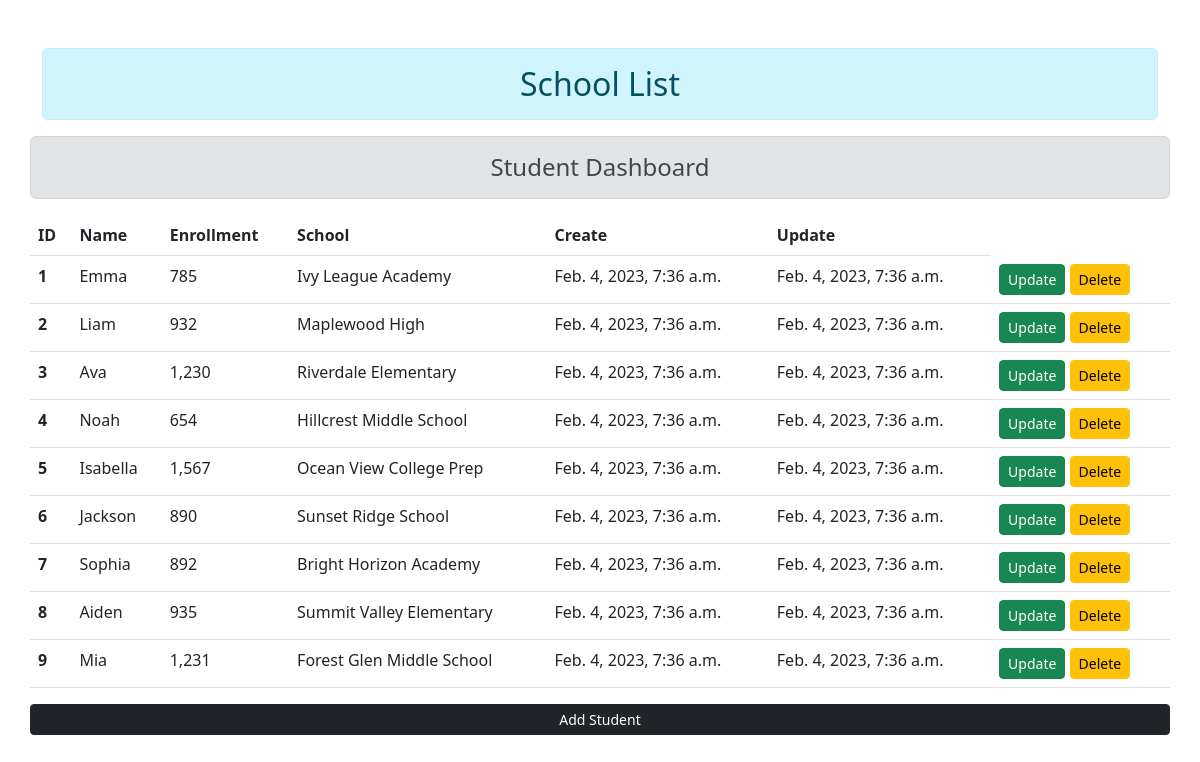
The page /student/ on the database its author committed.
### mainapp/models.py (models this page shows, shortened)
class Student(models.Model):
    id = models.AutoField(primary_key=True)
    name = models.CharField(max_length=100)
    enrollment = models.CharField(max_length=100, unique=True)
    school = models.ForeignKey(School, on_delete=models.CASCADE)
    create_at = models.DateTimeField(default=timezone.now())
    update_at = models.DateTimeField(default=timezone.now())

class School(models.Model):
    id = models.AutoField(primary_key=True)
    name = models.CharField(max_length=100)
    create_at = models.DateTimeField(default=timezone.now())
    update_at = models.DateTimeField(default=timezone.now())
    def __str__(self):
        return self.name

### mainapp/views.py (the view)
# urls.py: path('student/', views.student_view, name='student_view'),
def student_view(request):
    student_name = Student.objects.all()
    return render(request, 'studentaap/index.html', {'student_name': student_name})

### templates/studentaap/index.html (shortened to what this page needs)
{% extends 'schoolapp/base.html' %}
{% block content %}
    <div class="row">
        <h4 class="text-center alert alert-secondary">Student Dashboard</h4>
        {% if student_name %}
            <table class="table table-hover">
                <thead>
                <tr>
                    <th scope="col">ID</th>
                    <th scope="col">Name</th>
                    <th scope="col">Enrollment</th>
                    <th scope="col">School</th>
                    <th scope="col">Create</th>
                    <th scope="col">Update</th>
                </tr>
                </thead>
                <tbody id="students">
                {% for student in student_name %}
                    <tr>
                        <th scope="row">{{ student.id }}</th>
                        <td>{{ student.name }}</td>
                        <td>{{ student.enrollment }}</td>
                        <td>{{ student.school }}</td>
                        <td>{{ student.create_at }}</td>
                        <td>{{ student.update_at }}</td>
                        <td>
                            <a href="{% url 'student_update_view' student.id %}"
                               class="btn btn-success btn-sm">Update</a>
                            <form action="{% url 'student_delete_view' student.id %}" method="post"
                                  class="d-inline">{% csrf_token %}
                                <input type="submit" class="btn btn-warning btn-sm" value="Delete">
                            </form>
                        </td>
                    </tr>
                {% endfor %}
                </tbody>
            </table>
        {% endif %}
        <a href="{% url 'student_insert' %}" class="text-center btn btn-dark btn-sm">Add Student</a>
    </div>
    <br>
    <br>
{% endblock %}

### rows shown on the page
Student: id "1", name "Emma", enrollment "785", school "Ivy League Academy", create_at "Feb. 4, 2023, 7:36 a.m.", update_at "Feb. 4, 2023, 7:36 a.m."
Student: id "2", name "Liam", enrollment "932", school "Maplewood High", create_at "Feb. 4, 2023, 7:36 a.m.", update_at "Feb. 4, 2023, 7:36 a.m."
Student: id "3", name "Ava", enrollment "1,230", school "Riverdale Elementary", create_at "Feb. 4, 2023, 7:36 a.m.", update_at "Feb. 4, 2023, 7:36 a.m."
Student: id "4", name "Noah", enrollment "654", school "Hillcrest Middle School", create_at "Feb. 4, 2023, 7:36 a.m.", update_at "Feb. 4, 2023, 7:36 a.m."
Student: id "5", name "Isabella", enrollment "1,567", school "Ocean View College Prep", create_at "Feb. 4, 2023, 7:36 a.m.", update_at "Feb. 4, 2023, 7:36 a.m."
Student: id "6", name "Jackson", enrollment "890", school "Sunset Ridge School", create_at "Feb. 4, 2023, 7:36 a.m.", update_at "Feb. 4, 2023, 7:36 a.m."
Student: id "7", name "Sophia", enrollment "892", school "Bright Horizon Academy", create_at "Feb. 4, 2023, 7:36 a.m.", update_at "Feb. 4, 2023, 7:36 a.m."
Student: id "8", name "Aiden", enrollment "935", school "Summit Valley Elementary", create_at "Feb. 4, 2023, 7:36 a.m.", update_at "Feb. 4, 2023, 7:36 a.m."
Student: id "9", name "Mia", enrollment "1,231", school "Forest Glen Middle School", create_at "Feb. 4, 2023, 7:36 a.m.", update_at "Feb. 4, 2023, 7:36 a.m."
